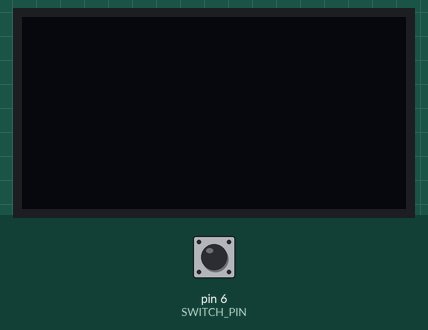
Recording of a program running on a simulated Arduino Nano, built with avr-gcc and run on an emulated ATmega328P. On the bench: 128×64 one-colour display. The inputs (shaded band) are chosen by the test bench; at power-on: pin 6 (SWITCH_PIN) HIGH. What the program prints to the serial monitor is not drawn.

Above: at 1.2 s.
1.3 s: pin 6 (SWITCH_PIN) pulled LOW for 0.15 s
At 2.3 s:
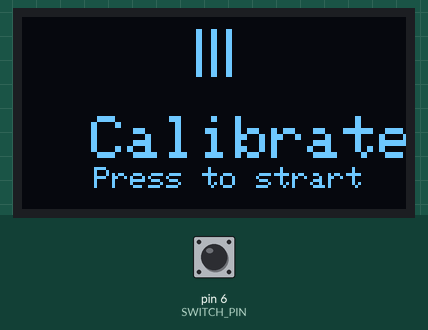
2.9 s: pin 6 (SWITCH_PIN) pulled LOW for 1 s
At 3.5 s:
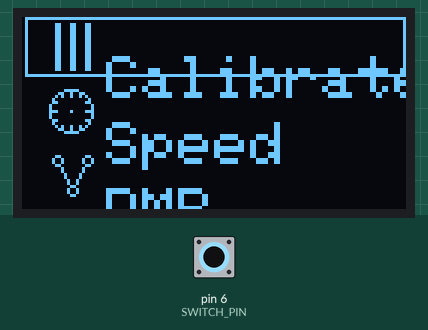
5.4 s: pin 6 (SWITCH_PIN) pulled LOW for 0.15 s
At 6.6 s:
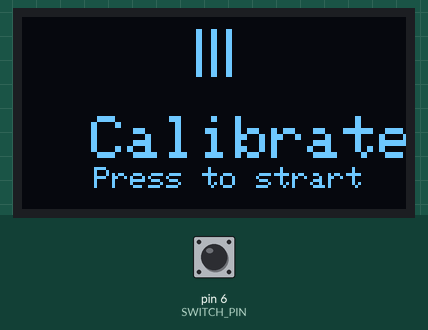
7.0 s: pin 6 (SWITCH_PIN) pulled LOW for 3.2 s
At 7.9 s:
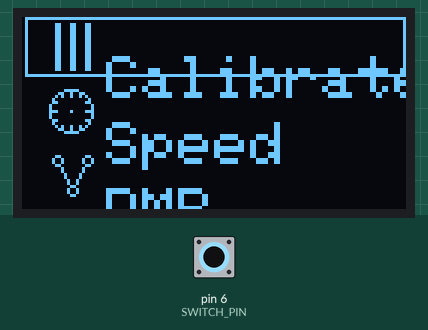
Timing chart, 0 to 10.0 s (numbered marks = the images above; inputs shaded):
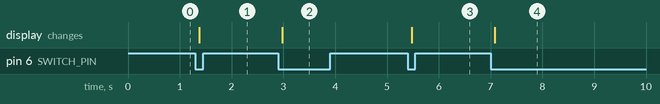

The program:

main.cpp
```cpp
#include "init.h"

void setup()
{
  basic_init();  // Call the initialization function
  switch_init(); // Initialize the rotary encoder and switch
  // display_init();
}

void loop()
{
  display_update();
  // display_update(); // Update the display
}
```

display.h
```cpp
#include <SPI.h>
#include <Wire.h>
#include <Adafruit_GFX.h>
#include <Adafruit_SH1106.h>

#define OLED_RESET 4
Adafruit_SH1106 display(OLED_RESET);

const unsigned int MENU_ITEM = 3;
const unsigned int MENU_ITEM_HEIGHT = 22;
const unsigned int TEXT_OFFSET = 13;
const unsigned int LOGO_OFFSET = 2;

bool requireUpdate = false; // Flag to indicate if the display needs to be updated
unsigned int menu_index = 0;
unsigned int menu_level = 0;

void main_menu();
void calibrate_menu();
void speed_menu();
void dmp_menu();

typedef void (*FunctionType)();
typedef struct
{
    String name;
    logo_t *logo;                 // Pointer to the logo data
    FunctionType callingFunction; // Pointer to the function to call
    // FunctionType function; // Pointer to the function to call
} menu_item;

menu_item menu[MENU_ITEM] = {
    {"Calibrate", &calibrate_logo, calibrate_menu},
    {"Speed", &speed_logo, speed_menu},
    {"DMP", &DMP_logo, dmp_menu}};

void main_menu();
void calibrate_menu();

void display_init()
{
    display.begin(SH1106_SWITCHCAPVCC, 0x3C);

    // Basic initialization
    display.clearDisplay();
    display.setTextColor(1);
    display.setTextSize(5);
    display.setTextWrap(false);
    display.setFont(&Org_01);
    display.setCursor(19, 40);

    // INITIALIZATION SCREEN
    display.print("LFR");
    display.display();
    delay(2000); // Pause for 2 seconds to show the logo
    display.clearDisplay();

    // Display the menu with the first item selected
    main_menu();
    display.display();
}

void display_update(void)
{ // Toggle between menu levels
    bool isRotaryChange = handleRotaryEncoder();
    bool isSwitchChange = handleSwitch(); // Check if the rotary encoder or switch is pressed

    if (isRotaryChange || isSwitchChange) // If either the rotary encoder or switch is pressed
    {
        requireUpdate = true;
        if (isSwitchChange)
            menu_level = !menu_level; // Toggle menu level if switch is pressed
    }

    if (requireUpdate)
    {
        if (menu_level == 0)
        {
            main_menu();
        }
        // Updates the calibration menu
        else if (menu_level == 1)
        {
            menu[menu_index].callingFunction(); // Call the function associated with the selected menu item
        }
    }

    requireUpdate = false; // Reset the update flag
}

void main_menu()
{
    menu_index = counter % MENU_ITEM;
    if (menu_index < 0)
    {
        menu_index = MENU_ITEM - 1; // Wrap around to the last menu item
    }

    display.clearDisplay();
    display.setTextColor(1);
    display.setTextSize(2);

    for (unsigned int i = 0; i < MENU_ITEM; i++)
    {
        display.drawBitmap(9, (MENU_ITEM_HEIGHT * i) + LOGO_OFFSET, menu[i].logo->logo_bit, menu[i].logo->width, menu[i].logo->height, 1);
        display.setCursor(28, TEXT_OFFSET + (i * MENU_ITEM_HEIGHT));
        display.print(menu[i].name);
    }

    // Position of the rectangle
    display.drawRect(1, MENU_ITEM_HEIGHT * menu_index, 127, 20, 1);
    display.display();
}

void calibrate_menu()
{
    display.clearDisplay();

    // menu
    display.drawBitmap(56, 4, calibrate_logo.logo_bit, 16, 16, 1);

    // Layer 2
    display.setTextColor(1);
    display.setTextSize(2);
    display.setTextWrap(false);
    display.setCursor(23, 33);
    display.print("Calibrate");

    // Layer 4
    display.setTextSize(1);
    display.setCursor(24, 50);
    display.print("Press to strart");

    display.display();
}

void speed_menu()
{
    display.clearDisplay();

    // Layer 2
    display.setTextColor(1);
    display.setTextSize(2);
    display.setTextWrap(false);
    display.setFont(&Org_01);
    display.setCursor(38, 33);
    display.print("Speed");

    // clockface
    display.drawBitmap(57, 4, speed_logo.logo_bit, 15, 16, 1);

    // Layer 4
    display.setTextSize(1);
    display.setCursor(57, 50);
    display.print("100");

    display.display();
}

void dmp_menu()
{
    display.clearDisplay();

    display.setTextColor(1);
    display.setTextSize(2);
    display.setTextWrap(false);
    display.setFont(&Org_01);
    display.setCursor(46, 35);
    display.print("DMP");

    display.drawBitmap(56, 4, DMP_logo.logo_bit, 16, 14, 1);

    display.setTextSize(1);
    display.setCursor(8, 50);
    display.print("Enter the editing menu");

    display.display();
}
```

init.h
```cpp
#include <Arduino.h>

// handle the rotary encoder and switch
#include "switch.h"

// handle the display. Don't change this include order.
#include "logo.h"
#include <Org_01.h>
#include "display.h"

void basic_init()
{                       // Initialize the rotary encoder and switch
    Serial.begin(9600); // Initialize serial communication at 9600 baud rate
}
```

logo.h
```cpp
typedef struct logo_t
{
    const unsigned char *logo_bit; // Pointer to the bitmap data
    int width;
    int height;
} logo_t;

// Array of logo_t structures

static const unsigned char PROGMEM calibrate_bits[] = {0x31, 0x8c, 0x31, 0x8c, 0x31, 0x8c, 0x31, 0x8c, 0x31, 0x8c, 0x31, 0x8c, 0x31, 0x8c, 0x31, 0x8c, 0x31, 0x8c, 0x31, 0x8c, 0x31, 0x8c, 0x31, 0x8c, 0x31, 0x8c, 0x31, 0x8c, 0x31, 0x8c, 0x31, 0x8c};

logo_t calibrate_logo = {
    calibrate_bits, 16, 16};

static const unsigned char PROGMEM speed_bits[] = {0x07, 0xc0, 0x19, 0x30, 0x29, 0x28, 0x40, 0x04, 0x60, 0x0c, 0x80, 0x02, 0x80, 0x02, 0xe1, 0x0e, 0x80, 0x02, 0x80, 0x02, 0x60, 0x0c, 0x40, 0x04, 0x29, 0x28, 0x19, 0x30, 0x07, 0xc0, 0x00, 0x00};

logo_t speed_logo = {
    speed_bits, 15, 16};

static const unsigned char PROGMEM DMP_bits[] = {0x30, 0x0c, 0x48, 0x12, 0x48, 0x12, 0x30, 0x0c, 0x08, 0x10, 0x08, 0x10, 0x04, 0x20, 0x04, 0x20, 0x02, 0x40, 0x02, 0x40, 0x01, 0x80, 0x02, 0x40, 0x02, 0x40, 0x01, 0x80};

logo_t DMP_logo = {
    DMP_bits, 16, 14};
```

switch.h
```cpp
#define CLK_PIN 4
#define DT_PIN 5
#define SWITCH_PIN 6 // Switch connected to pin 6

#define PRESSED LOW
#define RELEASED HIGH

int counter = 0;
int aState;
int aLastState;
int switchState = RELEASED;         // Current state of the switch
int lastSwitchState = RELEASED;     // Previous state of the switch
unsigned long lastDebounceTime = 0; // Last time the switch state was toggled
const unsigned long debounceDelay = 50;

void switch_init()
{
    pinMode(CLK_PIN, INPUT);           // Set CLK_PIN as input
    pinMode(DT_PIN, INPUT);            // Set DT_PIN as input
    pinMode(SWITCH_PIN, INPUT_PULLUP); // Set the switch pin as input with pull-up resistor
    aLastState = digitalRead(CLK_PIN); // Initialize the last state of CLK_PIN
    Serial.begin(9600);                // Initialize serial communication at 9600 baud rate
}

// Function to handle the rotary encoder
bool handleRotaryEncoder()
{
    aState = digitalRead(CLK_PIN); // Reads the "current" state of the CLK_PIN
    if (aState != aLastState)      // If the previous and the current state of the CLK_PIN are different
    {
        if (digitalRead(DT_PIN) != aState) // If the DT_PIN state is different to the CLK_PIN state
        {
            counter--; // Rotating clockwise
        }
        else
        {
            counter++; // Rotating counterclockwise
        }
        Serial.print("Position: ");
        Serial.println(counter);
        aLastState = aState;
        return true;
    }
    aLastState = aState; // Updates the previous state of the CLK_PIN with the current state
    return false;        // Return false if no rotation occurred
}

// Function to handle the switch with debounce
bool handleSwitch()
{
    int reading = digitalRead(SWITCH_PIN);
    if (reading != lastSwitchState) // If the switch state has changed
    {
        lastDebounceTime = millis(); // Reset the debounce timer
    }

    if ((millis() - lastDebounceTime) > debounceDelay) // If the debounce time has passed
    {
        if (reading != switchState) // If the switch state is stable
        {
            switchState = reading;      // Update the switch state
            if (switchState == PRESSED) // If the switch is pressed
            {
                Serial.println("Switch pressed!");
                lastSwitchState = reading; // Update the last switch state
                return true;
            }
        }
    }

    lastSwitchState = reading;
    return false; // Update the last switch state
}
```

Measured:
- after the input at 1.3 s, the display: changes after 0.08 s (image 1)
- after the input at 2.9 s, the display: changes after 0.08 s (image 2)
- after the input at 5.4 s, the display: changes after 0.08 s (image 3)
- after the input at 7.0 s, the display: changes after 0.08 s (image 4)
